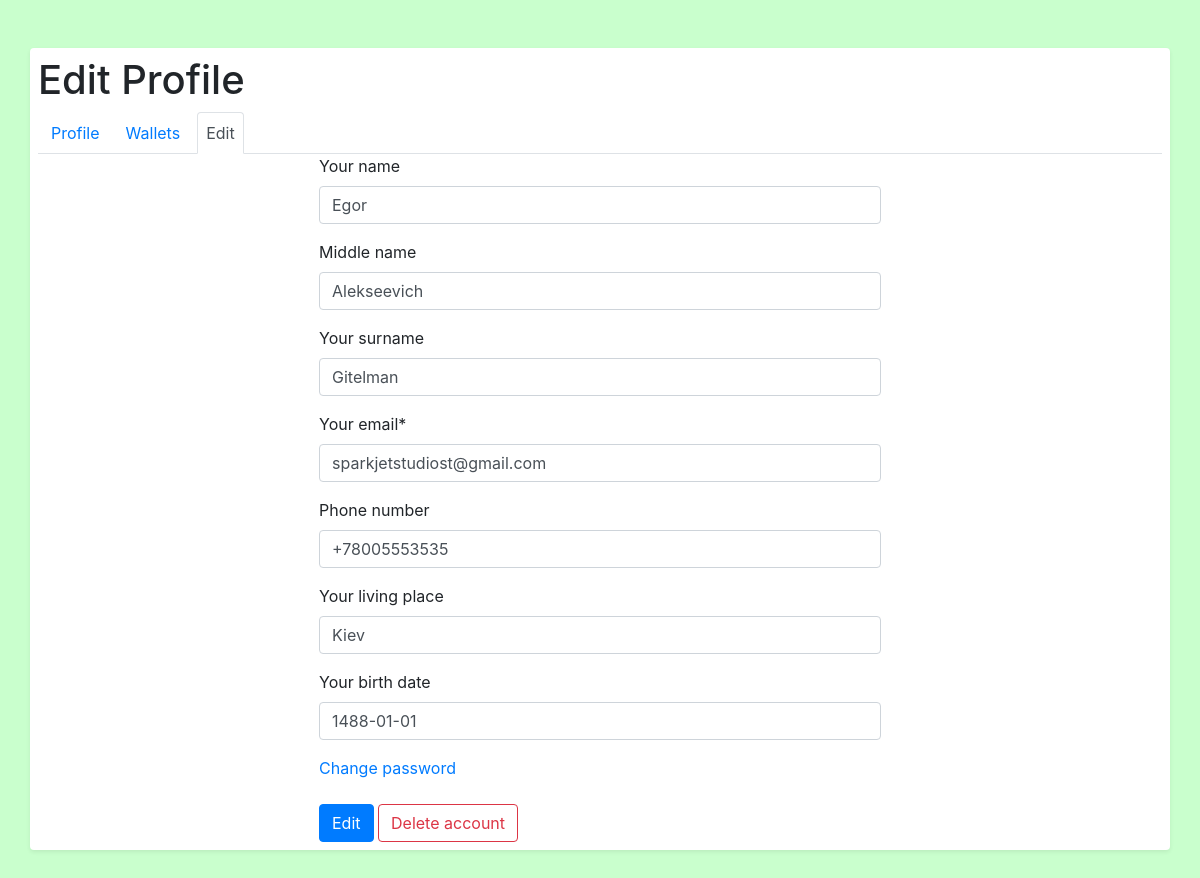
The page /profile/edit/ (signed in) on the database its author committed.
### accounts/models.py (models this page shows, shortened)
class Person(AbstractBaseUser, PermissionsMixin, PersonMixin):
    first_name = models.CharField(
        _('Your name'),
        max_length=30,
        blank=True,
        validators=[MinLengthValidator(2)]
    )
    last_name = models.CharField(
        _('Your surname'),
        max_length=40,
        blank=True,
        validators=[MinLengthValidator(2)]
    )
    email = models.EmailField(_('Your email'), unique=True)
    is_staff = models.BooleanField(
        _('staff status'),
        default=False,
        help_text=_('Designates whether person can log into the admin site'),
    )
    is_active = models.BooleanField(
        _('active'),
        default=True,
        help_text=_(
            'Designates whether this person should be treated as active.'
            ' Unselect this instead of deleting accounts.'
        ),
    )
    created_date = models.DateTimeField(default=timezone.now)
    objects = PersonManager()
    EMAIL_FIELD = 'email'
    USERNAME_FIELD = 'email'
    REQUIRED_FIELDS = []
    class Meta:
        verbose_name = _('person')
        verbose_name_plural = _('persons')

### profiles/views.py (the view, shortened to what this page needs)
# urls.py: path('edit/', views.EditProfile.as_view(), name='edit_profile'),
class EditProfile(FormView):
    form_class = forms.PersonEditForm
    template_name = 'profiles/edit.html'
    @method_decorator(login_required)
    def get(self, request, *args, **kwargs):
        form = forms.PersonEditForm(instance=request.user)
        ctx = self.get_context_data()
        ctx['form'] = form
        return render(request, self.template_name, ctx)
    def get_context_data(self, **kwargs):
        ctx = super().get_context_data(**kwargs)
        ctx.update({
            'title': 'Edit Profile',
            'settings_a': 'active',
            'settings_d': 'disabled',
        })
        return ctx

### profiles/forms.py
class PersonEditForm(forms.ModelForm):
    class Meta:
        model = Person
        fields = [
            'first_name', 'middle_name',
            'last_name', 'email', 'phone_number',
            'living_place', 'birth_date',
        ]

### authapp/authentication.py (called while the page is built)
    def get_user(self, person_pk):
        try:
            return get_user_model().objects.get(pk=person_pk)
        except get_user_model().DoesNotExist:
            return None

### templates/profiles/edit.html (shortened to what this page needs)
{% extends "profiles/base_profile.html" %}
{% load crispy_forms_tags %}
{% block blck %}
	<div class="w-50 mx-auto">
		<form method="POST" enctype="multipart/form-data">
			{{ form|crispy }}
			<a href="{% url 'authapp:password_change' %}?next={% url 'profiles:edit_profile' %}">Change password</a><br><br>
			<input type="submit" value="Edit" class="btn btn-primary">
			<a href="{% url 'profiles:profile_deleting' %}" class="btn btn-outline-danger">Delete account</a>
		</form>
	</div>
{% endblock blck %}

### templates/super.html (style rules this page uses)
a { text-decoration: none !important; }
body { background-color: #c9ffcd; }

### rows shown on the page
Person: first_name "Egor", middle_name "Alekseevich", last_name "Gitelman", email "sparkjetstudiost@gmail.com", phone_number "+78005553535", living_place "Kiev", birth_date "1488-01-01"

### other values the page prints
{{ title }} "Edit Profile"
